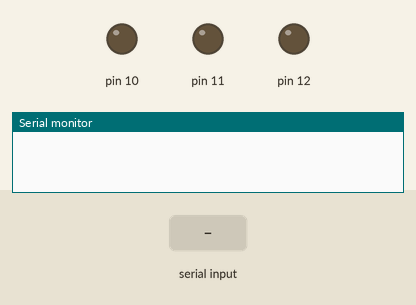
A sketch run on a simulated Arduino Uno, built with avr-gcc and run on an emulated ATmega328P. Shown: output pins drawn as LEDs (lit = HIGH), the last lines printed to the serial monitor. The inputs (shaded band) are chosen by the test bench.

Above: at 1.2 s.
1.3 s: "rojo" received over Serial
At 2.9 s:
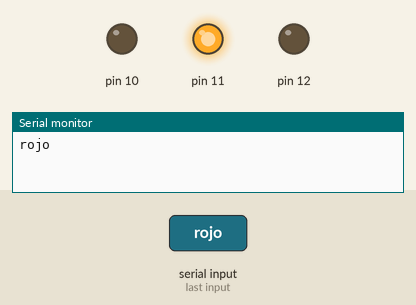
3.8 s: "verde" received over Serial
At 6.0 s:
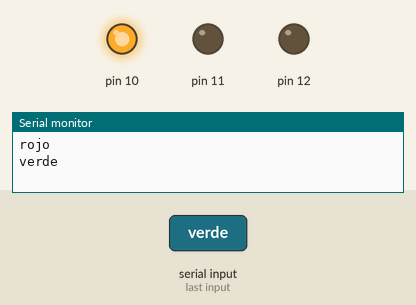
6.3 s: "azul" received over Serial
At 7.9 s:
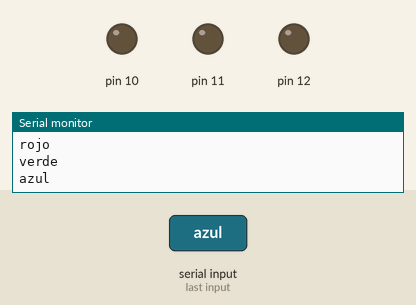
Timing chart, 0 to 9.4 s (numbered marks = the images above; inputs shaded):
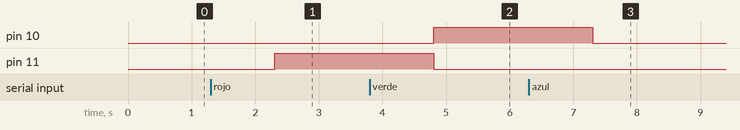

The sketch:

comunicacion_serial.ino
```cpp
String comando;

void setup() {

  Serial.begin(9600);
  pinMode(10, OUTPUT);
  pinMode(11, OUTPUT);
  pinMode(12, OUTPUT);

}

void loop() {
}

//Se ejecuta cuando tiene algo que leer en modo serial
void serialEvent(){
   comando = Serial.readString();
   Serial.println(comando);

   if(comando == "rojo"){
     digitalWrite(11,1);
     digitalWrite(9,0);
     digitalWrite(10,0);
   }

   if(comando == "azul"){
     digitalWrite(11,0);
     digitalWrite(9,1);
     digitalWrite(10,0);
   }

   if(comando == "verde"){
     digitalWrite(11,0);
     digitalWrite(9,0);
     digitalWrite(10,1);
   }
}
```

Measured:
- after the input at 1.3 s, pin 11: LOW → HIGH after 1.0 s
- after the input at 3.8 s, pin 10: LOW → HIGH after 1.0 s; pin 11: HIGH → LOW after 1.0 s
- after the input at 6.3 s, pin 10: HIGH → LOW after 1.0 s
